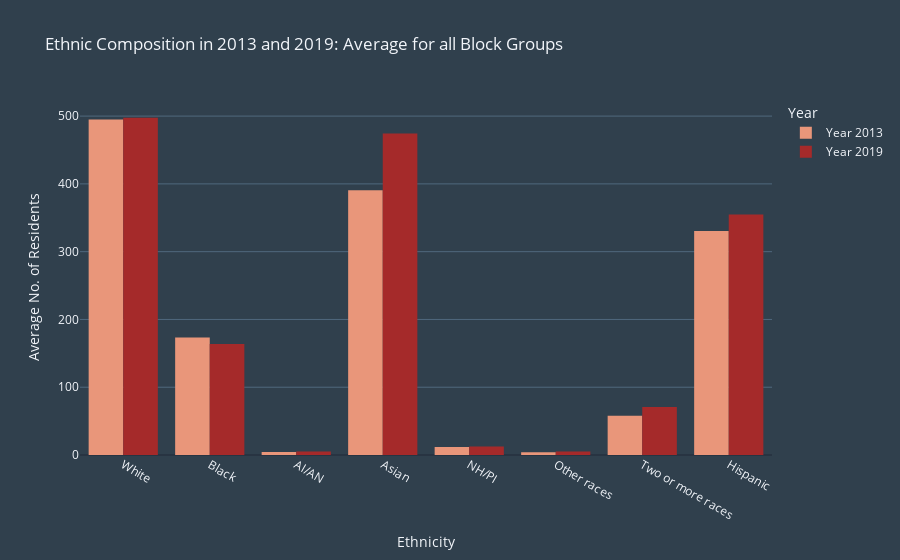

The cell this chart's notebook holds for it:
### Markdown cell above
### Absolute Values

### Code cell
# a simple bar chart, putting date on the x-axis

fig = px.bar(blockabsolute,
             x='Ethnicity',
             y=['Year 2013', 'Year 2019'],
             barmode='group',
             height=600,
             title="Ethnic Composition in 2013 and 2019: Average for all Block Groups",
             color_discrete_sequence=["#e9967a","#a52a2a"],
             labels={'Ethnicity':'Ethnicity','value':'Average No. of Residents', 'variable':'Year'}
                     )

# get rid of white lines inside the bars
fig.update_traces(marker_line_width=0)
fig.layout.template = 'custom_dark'

fig.write_html('htmls/block_average_absolute.html')

# show the figure
fig.show()

### Figure 1 — Plotly figure (JSON) as saved in the notebook; plotly's stock layout.template omitted (floating-point values rounded to 4 significant figures)
{"data": [{"alignmentgroup": "True", "hovertemplate": "Year=Year 2013<br>Ethnicity=%{x}<br>Average No. of Residents=%{y}<extra></extra>", "legendgroup": "Year 2013", "marker": {"color": "#e9967a", "line": {"width": 0}, "pattern": {"shape": ""}}, "name": "Year 2013", "offsetgroup": "Year 2013", "orientation": "v", "showlegend": true, "textposition": "auto", "type": "bar", "x": ["White", "Black", "AI/AN", "Asian", "NH/PI", "Other races", "Two or more races", "Hispanic"], "xaxis": "x", "y": [495.0, 173.3, 4.287, 390.6, 11.69, 4.206, 57.99, 330.6], "yaxis": "y"}, {"alignmentgroup": "True", "hovertemplate": "Year=Year 2019<br>Ethnicity=%{x}<br>Average No. of Residents=%{y}<extra></extra>", "legendgroup": "Year 2019", "marker": {"color": "#a52a2a", "line": {"width": 0}, "pattern": {"shape": ""}}, "name": "Year 2019", "offsetgroup": "Year 2019", "orientation": "v", "showlegend": true, "textposition": "auto", "type": "bar", "x": ["White", "Black", "AI/AN", "Asian", "NH/PI", "Other races", "Two or more races", "Hispanic"], "xaxis": "x", "y": [497.6, 163.6, 4.981, 474.2, 12.69, 5.169, 70.96, 354.7], "yaxis": "y"}], "layout": {"autosize": true, "barmode": "group", "legend": {"title": {"text": "Year"}, "tracegroupgap": 0}, "title": {"text": "Ethnic Composition in 2013 and 2019: Average for all Block Groups"}, "xaxis": {"anchor": "y", "autorange": true, "domain": [0, 1], "range": [-0.5, 7.5], "title": {"text": "Ethnicity"}, "type": "category"}, "yaxis": {"anchor": "x", "autorange": true, "domain": [0, 1], "range": [0, 523.7], "title": {"text": "Average No. of Residents"}, "type": "linear"}}}
